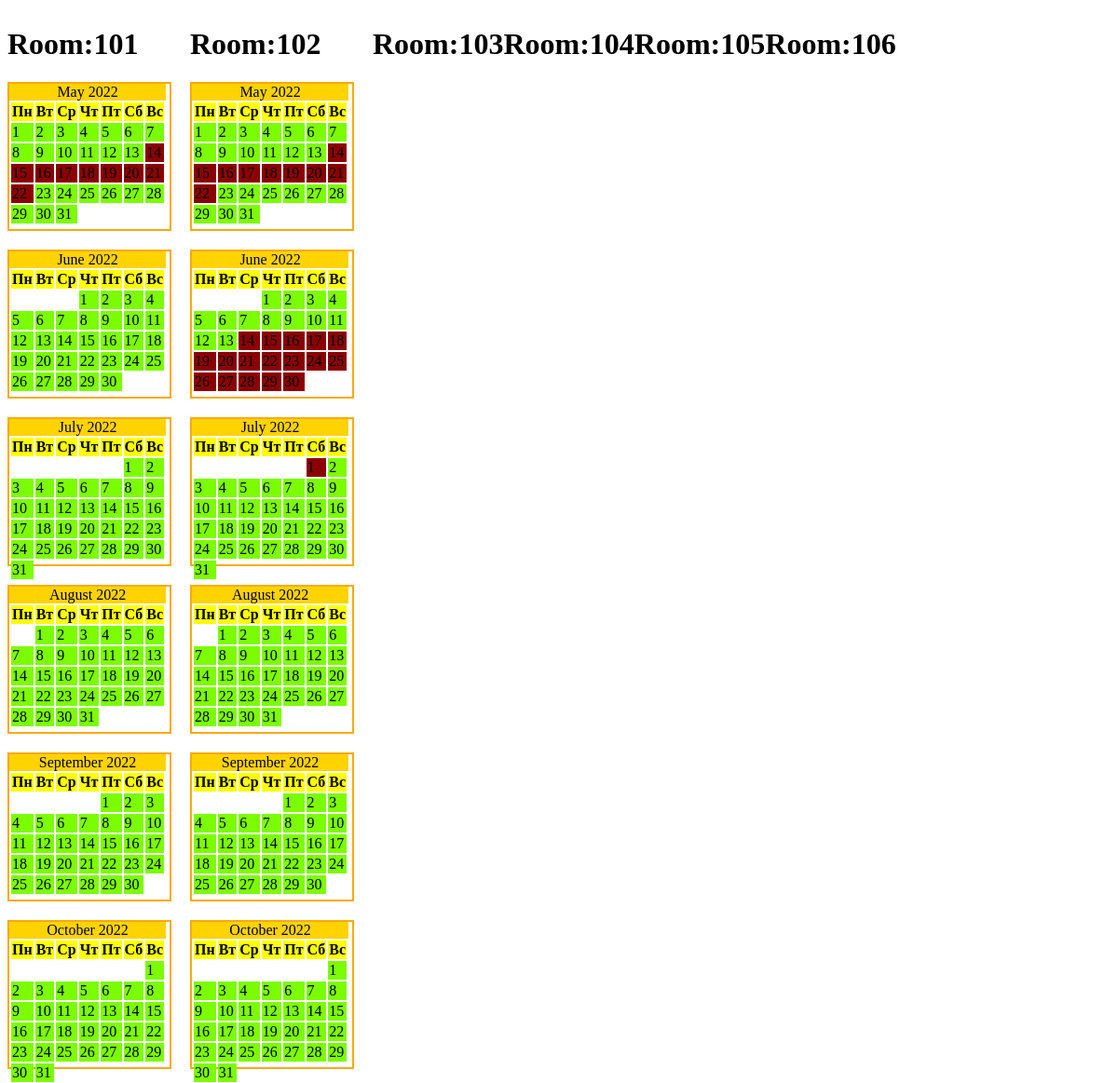
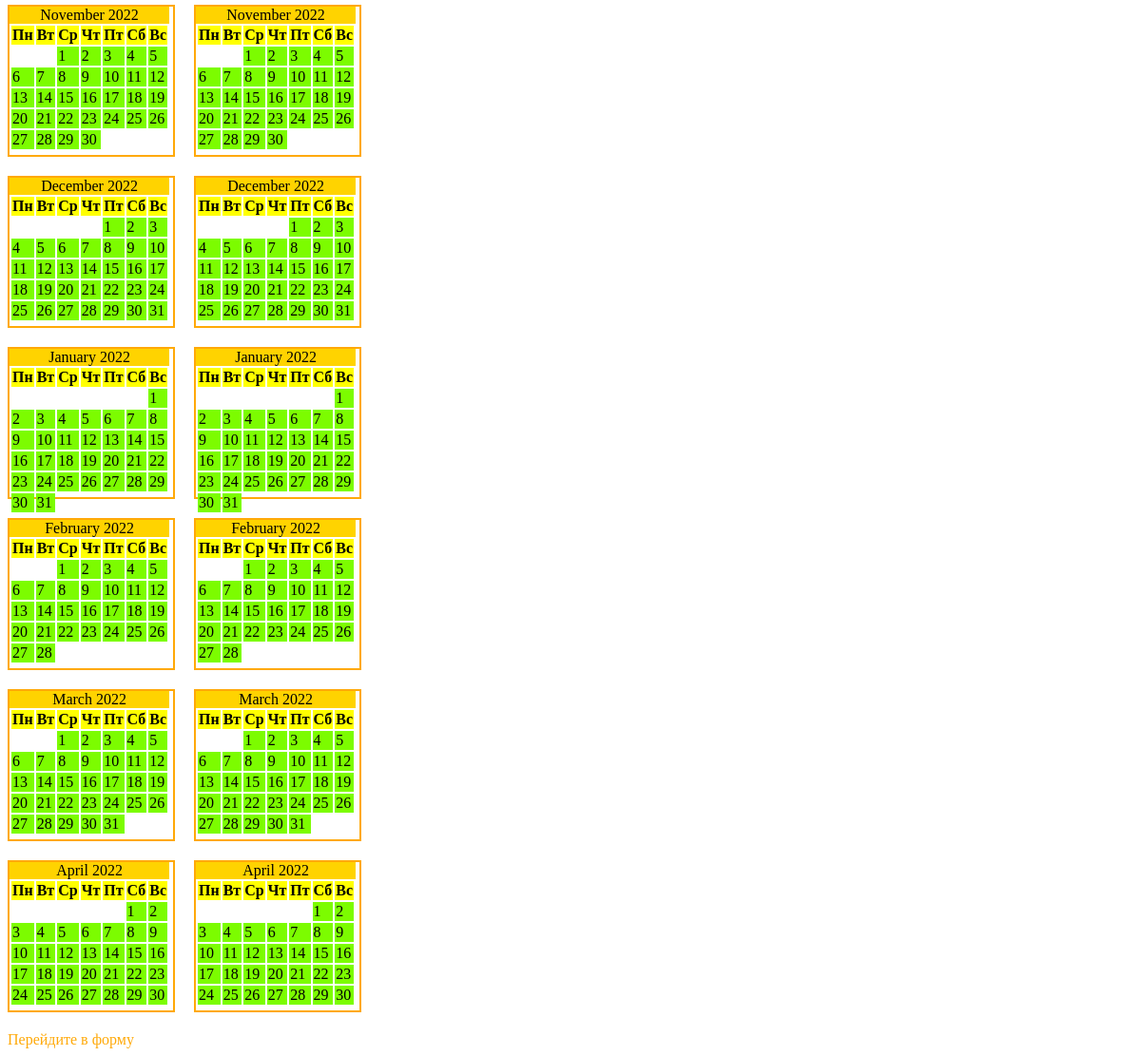
Page /employmentСhart.php on the committed database (2 pictures, top to bottom).
### tables this page shows
CREATE TABLE `hotelrooms` (
  `id` int(11) NOT NULL,
  `RoomNumer` int(11) NOT NULL,
  `Type` text NOT NULL,
  `Cost` decimal(10,0) NOT NULL,
  `ImageURL` text NOT NULL
);

### FUNCTIONS/dateOperations.php (called while the page is built, shortened)
<?php
function createDateRangeArray($strDateFrom, $strDateTo): array
{
	$aryRange = [];
	$iDateFrom = mktime(1, 0, 0, substr($strDateFrom, 5, 2), substr($strDateFrom, 8, 2), substr($strDateFrom, 0, 4));
	$iDateTo = mktime(1, 0, 0, substr($strDateTo, 5, 2), substr($strDateTo, 8, 2), substr($strDateTo, 0, 4));
	if ($iDateTo >= $iDateFrom) {
		$aryRange[] = date('Y-m-d', $iDateFrom);
		while ($iDateFrom < $iDateTo) {
			$iDateFrom += 86400;
			$aryRange[] = date('Y-m-d', $iDateFrom);
		}
	}
	return $aryRange;
}
function getYear($currentDate): string
{
	$date = DateTime::createFromFormat("Y-m-d", $currentDate);
	return $date->format("Y");
}
function IsDateInclude($Date, $DateArr): bool
{
	foreach ($DateArr as $date) {
		if ($Date == $date) {
			return true;
		}
	}
	return false;
}

### employmentСhart.php (the view, shortened to what this page needs)
<?php
require_once 'DATE_BASE_SOURCE/connect.php';
require_once 'FUNCTIONS/calendarBuilder.php';
require_once 'FUNCTIONS/dateOperations.php';
?>
<!doctype html>
<html lang="en">
<head>
    <link rel="stylesheet" href="CSS/employmentСhart.css" type="text/css">
</head>
<body>
<?php
$queryRooms = mysqli_query($connect, "SELECT * FROM `hotelrooms`");
$queryRooms = mysqli_fetch_all($queryRooms);
echo '<div class="calendarMassive">';
foreach ($queryRooms as $item)
{
    BuildCalendarForRoom($item[1], $connect);
}
echo '</div>';
function BuildCalendarForRoom($selectRoom, $connect): void
{
    $arrOfDays = array();
    $years = array();
    $months = array();
    $query = mysqli_query($connect,"SELECT * FROM `v_booking` WHERE RoomNumer = $selectRoom");
    $query = mysqli_fetch_all($query);
    foreach ($query as $item)
    {
        $years[] = getYear(($item[2]));
        foreach (createDateRangeArray($item[2],$item[3]) as $Date)
        {
            $arrOfDays[] = $Date;
        }
    }
    $count = 0;
    while (true)
    {
        $month = date('m',strtotime("+".$count." month"));
        $months[] = $month;
        $count = $count + 1;
        if ($count == 12)
        {
            break;
        }
    }
    $years = array_unique($years);
    $months = array_unique($months);
    echo '<div><h1>Room:'.$selectRoom.'</h1>';
    foreach ($years as $year)
    {
        foreach ($months as $month)
        {
            echo build_calendar($month,$year,$arrOfDays);
        }
    }
    echo '</div>';
}
?>
<a href="postForm.php">Перейдите в форму</a>
</body>
</html>

### FUNCTIONS/calendarBuilder.php
<?php
require_once 'dateOperations.php';
function build_calendar($month, $year, $arrOfDays)
{
	$daysOfWeek = ['Пн', 'Вт', 'Ср', 'Чт', 'Пт', 'Сб', 'Вс'];
	$firstDayOfMonth = mktime(0, 0, 0, $month, 1, $year);
	$numberDays = date('t', $firstDayOfMonth);
	$dateComponents = getdate($firstDayOfMonth);
	$monthName = $dateComponents['month'];
	$dayOfWeek = $dateComponents['wday'];
	$calendar = "<div class='calendar'><table>";
	$calendar .= "<caption>$monthName $year</caption>";
	$calendar .= "<tr class='week'>";
	foreach ($daysOfWeek as $day) {
		$calendar .= "<th class='header'>$day</th>";
	}
	$currentDay = 1;
	$calendar .= "</tr><tr>";
	if ($dayOfWeek > 0) {
		$calendar .= "<td colspan='$dayOfWeek'>&nbsp;</td>";
	}
	$month = str_pad($month, 2, "0", STR_PAD_LEFT);
	while ($currentDay <= $numberDays) {
		if ($dayOfWeek == 7) {
			$dayOfWeek = 0;
			$calendar .= "</tr><tr>";
		}
		$currentDayRel = str_pad($currentDay, 2, "0", STR_PAD_LEFT);
		$date = "$year-$month-$currentDayRel";
		if (IsDateInclude($date, $arrOfDays)) {
			$calendar .= "<td class='busy_day' rel='$date'>$currentDay</td>";
		} else {
			$calendar .= "<td class='day' rel='$date'>$currentDay</td>";
		}
		$currentDay++;
		$dayOfWeek++;
	}
	if ($dayOfWeek != 7) {
		$remainingDays = 7 - $dayOfWeek;
		$calendar .= "<td colspan='$remainingDays'>&nbsp;</td>";
	}
	$calendar .= "</tr>";
	$calendar .= "</table></div>";
	return $calendar;
}

### CSS/employmentСhart.css (style rules this page uses)
.calendar { border: 2px solid #ffa908; height: 156px; width: 172px; margin-right: 20px; margin-bottom: 20px; }
.week { width: 172px; background-color: #FFFF00; }
caption { background-color: #ffd300; }
.day { background-color: lawngreen; }
.busy_day { background-color: darkred; }
.calendarMassive { display: flex; flex-direction: row; }
a { text-decoration: none; padding-bottom: 3px; color: #ffa908; }

### rows in the picture
hotelrooms: RoomNumer "101", monthName "May", year "2022", day "Пн", day "Вт", day "Ср", day "Чт", day "Пт", day "Сб", day "Вс", monthName "June", monthName "July", monthName "August", monthName "September", monthName "October", monthName "November", monthName "December", monthName "January", monthName "February", monthName "March", monthName "April"
hotelrooms: RoomNumer "102", monthName "May", year "2022", day "Пн", day "Вт", day "Ср", day "Чт", day "Пт", day "Сб", day "Вс", monthName "June", monthName "July", monthName "August", monthName "September", monthName "October", monthName "November", monthName "December", monthName "January", monthName "February", monthName "March", monthName "April"
hotelrooms: RoomNumer "103"
hotelrooms: RoomNumer "104"
hotelrooms: RoomNumer "105"
hotelrooms: RoomNumer "106"
